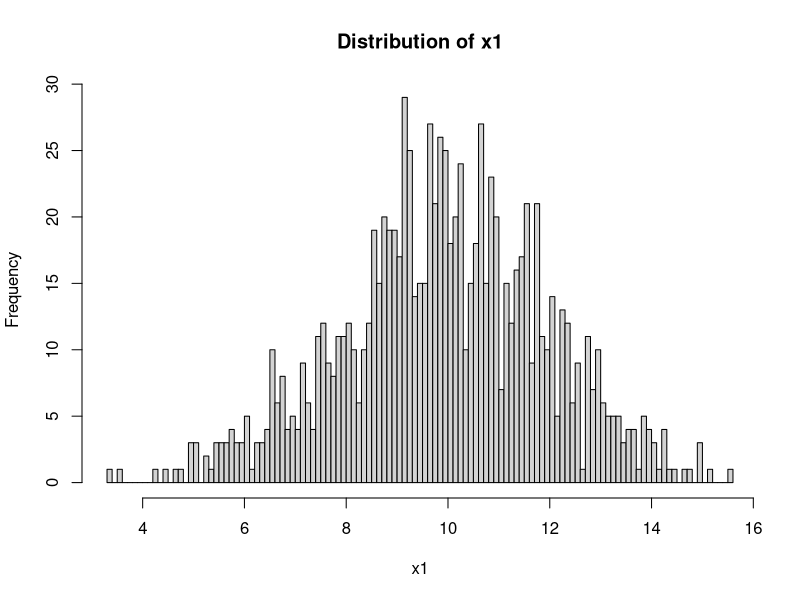
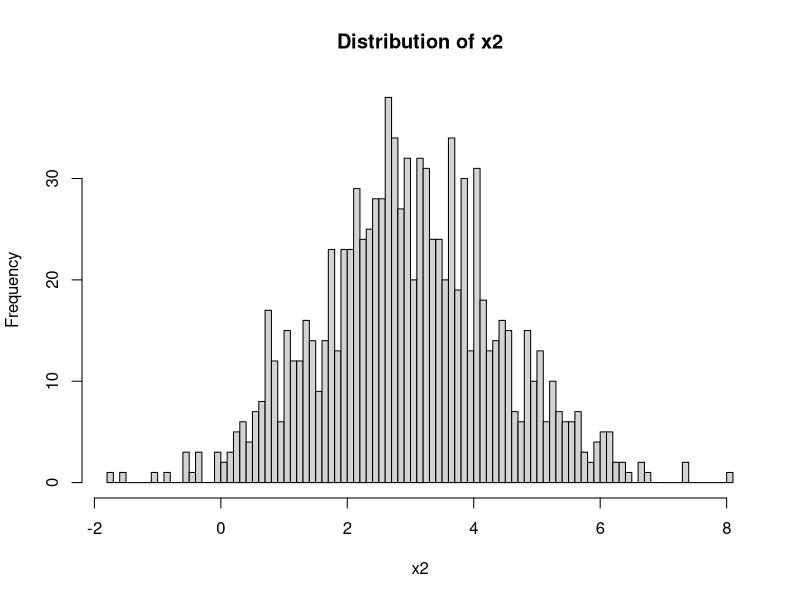
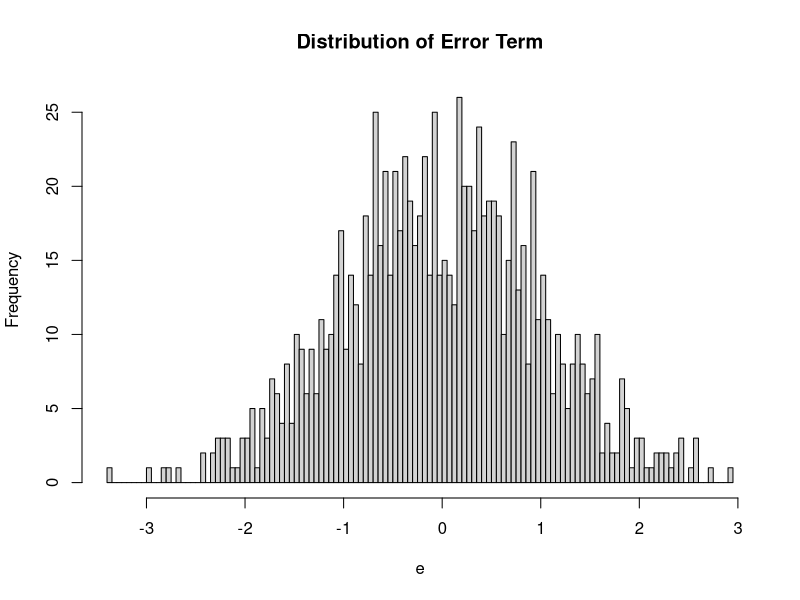
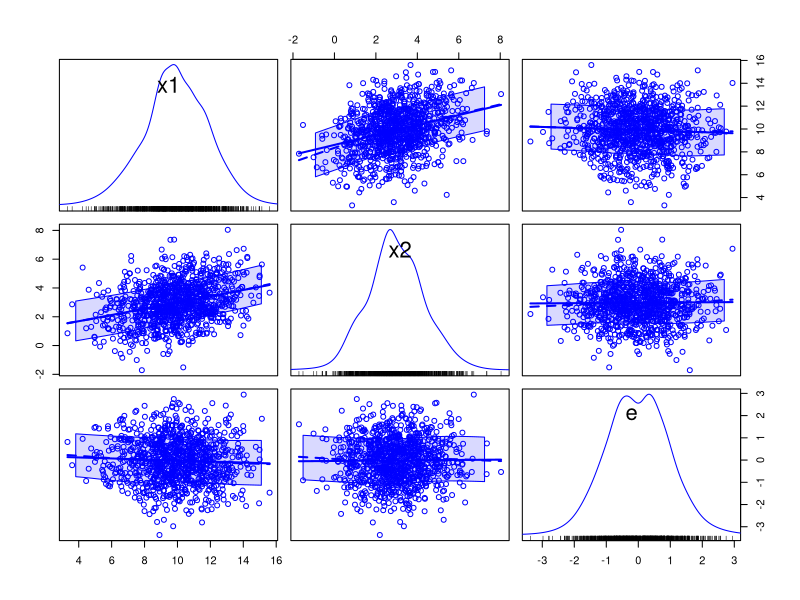
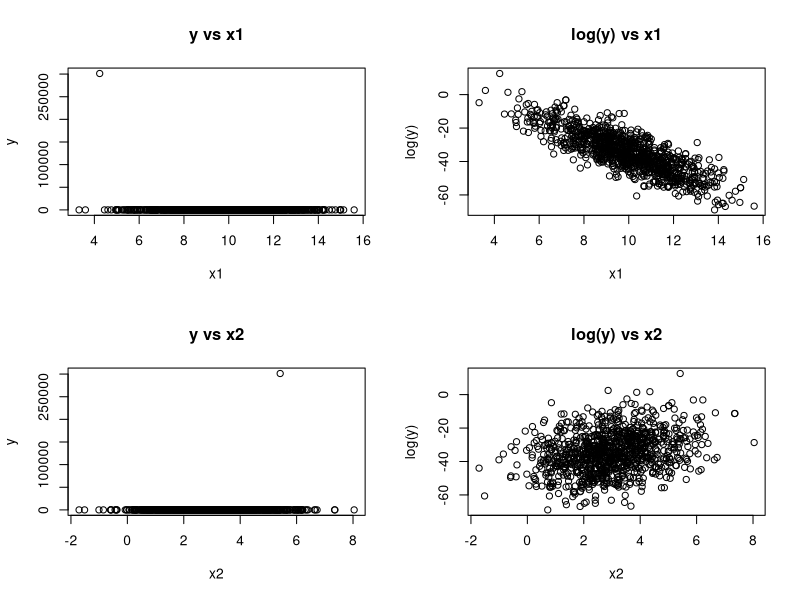
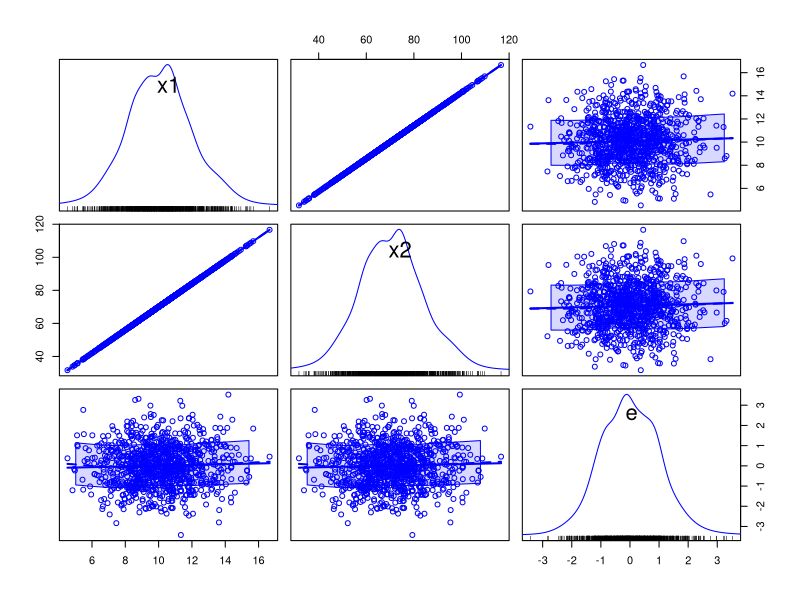
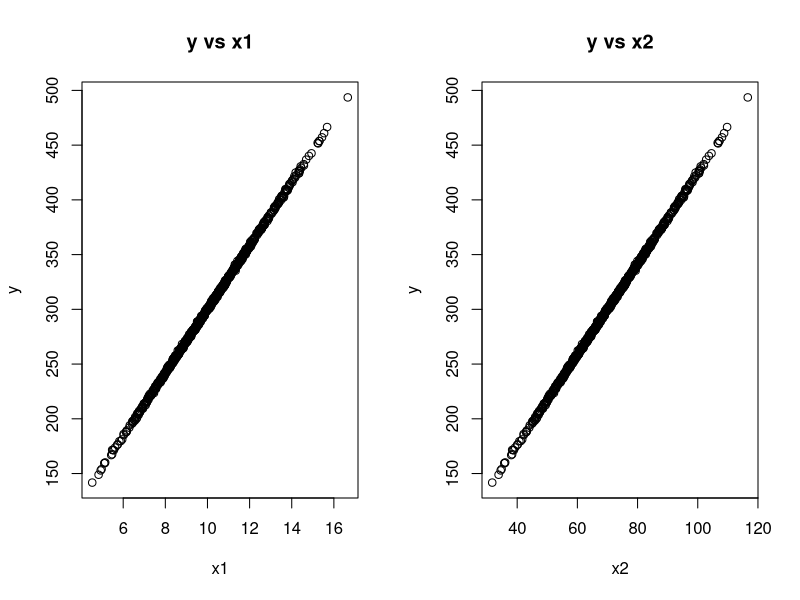
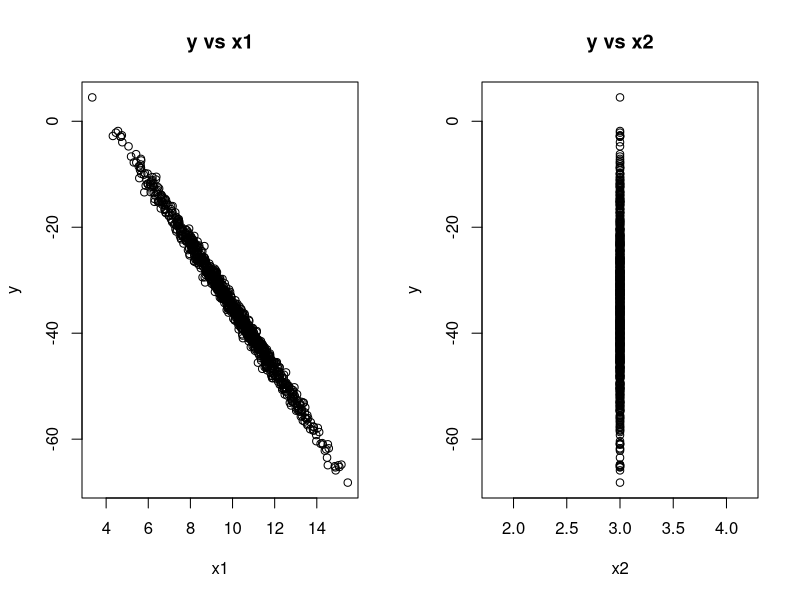

Here is the R script that generated these plots, in order:
# ======================================================================
# BIAS AND EFFICIENCY ILLUSTRATION - GAUSS MARKOV THEOREM
# ======================================================================

# This program illustrates bias and efficiency issues when Gauss-Markov assumptions fail
# Key concepts:
# - Bias: deviation of expected value of sample parameter estimate from "true" population parameter
# - Efficiency: the variance of the sample parameter estimate should be as small as possible
# - Consistency: distribution of sample parameter estimate should converge to population as n increases

# --------------------- SETUP AND PACKAGE LOADING ----------------------
# Load required packages
# install.packages("MASS")  # Uncomment to install if needed
library(MASS)               # For multivariate normal distribution
# install.packages("car")   # Uncomment to install if needed
library(car)                # For scatterplot matrices

# ---------------------- GAUSS-MARKOV THEOREM -------------------------
# OLS is Best (lowest variance) Linear Unbiased Estimator (BLUE) IF:
# 1. True model linear in parameters and residuals: y = b0 + b1*x1 + b2*x2 + e
# 2. X variables (right hand side) are not constants or perfectly correlated
# 3. Residuals "e" have constant variance (homoskedasticity vs. heteroskedastic)
# 4. Residuals "e" are uncorrelated with each other (no peer effects, no serial correlation)
# 5. All X variables are uncorrelated with the residual e (no endogeneity)

# In each case we will run linear regression y = b0 + b1*x1 + b2*x2 + e
# but the "true" model or "data generating process" will violate an assumption

# ================ PART 1: TRUE MODEL IS NOT LINEAR ================

# Set seed for reproducibility
set.seed(826)

# Create covariance matrix for x1, x2, and e 
covariance_matrix <- matrix(c(4,1,0,1,2,0,0,0,1), 3, 3)
covariance_matrix  # Notice e does not covary with x1 or x2 (assumption 5) 
                   # Also x1 and x2 can covary, but not perfectly (assumption 2)

# Define mean vector for x1, x2, and e
mean_vector <- c(10, 3, 0)

# Generate multivariate normal data
simulated_data <- mvrnorm(n=1000, mu=mean_vector, Sigma=covariance_matrix)

# Assign column names and convert to data frame
colnames(simulated_data) <- c("x1", "x2", "e")
simulated_data <- as.data.frame(simulated_data)
head(simulated_data)

# Visualize the distributions
hist(simulated_data$x1, breaks = 100, main="Distribution of x1", 
     xlab="x1", ylab="Frequency")
hist(simulated_data$x2, breaks = 100, main="Distribution of x2",
     xlab="x2", ylab="Frequency") 
hist(simulated_data$e, breaks = 100, main="Distribution of Error Term",
     xlab="e", ylab="Frequency")

# Check sample covariance and correlation matrices
cov(simulated_data)
cor(simulated_data)

# Create scatterplot matrix
scatterplotMatrix(simulated_data)

# Generate non-linear outcome variable
outcome_y <- exp(10 - 6*simulated_data$x1 + 5*simulated_data$x2 + simulated_data$e)
# Note: log(y) is linear in parameters and residual, but y is not

# Plot relationships
par(mfrow=c(2,2))
plot(simulated_data$x1, outcome_y, main="y vs x1", xlab="x1", ylab="y")
plot(simulated_data$x1, log(outcome_y), main="log(y) vs x1", xlab="x1", ylab="log(y)")
plot(simulated_data$x2, outcome_y, main="y vs x2", xlab="x2", ylab="y")
plot(simulated_data$x2, log(outcome_y), main="log(y) vs x2", xlab="x2", ylab="log(y)")
par(mfrow=c(1,1))

# Run linear regression (will be biased due to non-linearity)
model_misspecified <- lm(outcome_y ~ x1 + x2, data=simulated_data)
summary(model_misspecified)

# Run correct model with log transformation
model_correct <- lm(log(outcome_y) ~ x1 + x2, data=simulated_data)
summary(model_correct)
# Note how coefficients in log model are close to true values: 10, -6, 5

# ================ PART 2: PERFECT MULTICOLLINEARITY ================

# Set seed for reproducibility
set.seed(826)

# Create covariance matrix for x1 and e
covariance_matrix <- matrix(c(4,0,0,1), 2, 2)
covariance_matrix  # Notice e does not covary with x1 (assumption 5)

# Define mean vector for x1 and e
mean_vector <- c(10, 0)

# Generate multivariate normal data
simulated_data <- mvrnorm(n=1000, mu=mean_vector, Sigma=covariance_matrix)

# Create x2 as perfect multiple of x1 (violates assumption 2)
x2_values <- 7 * simulated_data[,1]
simulated_data <- as.data.frame(cbind(simulated_data[,1], x2_values, simulated_data[,2]))

# Assign column names
colnames(simulated_data) <- c("x1", "x2", "e")
head(simulated_data)

# Check sample covariance and correlation
cov(simulated_data)
cor(simulated_data)

# Create scatterplot matrix
scatterplotMatrix(simulated_data)

# Generate linear outcome variable
outcome_y <- 10 - 6*simulated_data$x1 + 5*simulated_data$x2 + simulated_data$e
# Note: y is linear in parameters (satisfies assumption 1)

# Plot relationships
par(mfrow=c(1,2))
plot(simulated_data$x1, outcome_y, main="y vs x1", xlab="x1", ylab="y")
plot(simulated_data$x2, outcome_y, main="y vs x2", xlab="x2", ylab="y")
par(mfrow=c(1,1))

# Run linear regression with perfect multicollinearity
# Note: Some stats packages will not produce output due to perfect correlation
model_multicollinear <- lm(outcome_y ~ x1 + x2, data=simulated_data)
summary(model_multicollinear)
# Why an intercept of 10 and coefficient of 29? Because -6 + 5*7 = 29

# Demonstrate that intercept-only model works (intercept can be constant)
mean(outcome_y)
summary(lm(outcome_y ~ 1))

# CASE: CONSTANT VARIABLE
# Set seed for reproducibility
set.seed(826)

# Covariance matrix with x2 having zero variance (constant)
covariance_matrix <- matrix(c(4,0,0,0,0,0,0,0,1), 3, 3)
covariance_matrix  # Notice e does not covary with x1 or x2 (assumption 5)
                   # But x2 has no variance (violates assumption 2)

# Define mean vector
mean_vector <- c(10, 3, 0)

# Generate data
simulated_data <- mvrnorm(n=1000, mu=mean_vector, Sigma=covariance_matrix)

# Assign column names and convert to data frame
colnames(simulated_data) <- c("x1", "x2", "e")
simulated_data <- as.data.frame(simulated_data)
head(simulated_data)

# Check sample statistics
cov(simulated_data)
cor(simulated_data)
#scatterplotMatrix(simulated_data)

# Generate linear outcome
outcome_y <- 10 - 6*simulated_data$x1 + 5*simulated_data$x2 + simulated_data$e
par(mfrow=c(1,2))
plot(simulated_data$x1, outcome_y, main="y vs x1", xlab="x1", ylab="y")
plot(simulated_data$x2, outcome_y, main="y vs x2", xlab="x2", ylab="y")
par(mfrow=c(1,1))

# Run linear regression
model_constant <- lm(outcome_y ~ x1 + x2, data=simulated_data)
summary(model_constant)
# Why an intercept of 25 and coefficient of -6? Because 10 + 5*3 = 25

# ================ PART 3: HETEROSKEDASTICITY ================

# Set seed for reproducibility
set.seed(826)

# Covariance matrix for x1 and x2
covariance_matrix <- matrix(c(4,1,1,2), 2, 2)
covariance_matrix       

# Define mean vector
mean_vector <- c(10, 3)

# Generate data for predictors
predictors <- mvrnorm(n=1000, mu=mean_vector, Sigma=covariance_matrix)

# Create two different error structures
# 1. Homoskedastic errors (constant variance)
homoskedastic_errors <- rnorm(n=1000, mean=0, sd=1)

# 2. Heteroskedastic errors (variance depends on x1 and x2)
error_variance <- (homoskedastic_errors^2) * (predictors[,1]^2 + predictors[,2]^2)
heteroskedastic_errors <- rnorm(n=1000, mean=0, sd=sqrt(error_variance))

# Create data frames for both cases
homoskedastic_data <- as.data.frame(cbind(predictors, homoskedastic_errors))
colnames(homoskedastic_data) <- c("x1", "x2", "e1")

heteroskedastic_data <- as.data.frame(cbind(predictors, heteroskedastic_errors))
colnames(heteroskedastic_data) <- c("x1", "x2", "e2")

# Visualize the data
scatterplotMatrix(homoskedastic_data)
scatterplotMatrix(heteroskedastic_data)

# Generate outcome variables
outcome_y1 <- 10 - 6*homoskedastic_data$x1 + 5*homoskedastic_data$x2 + homoskedastic_data$e1
outcome_y2 <- 10 - 6*heteroskedastic_data$x1 + 5*heteroskedastic_data$x2 + heteroskedastic_data$e2

# Plot outcomes
par(mfrow=c(1,2))
plot(homoskedastic_data$x1, outcome_y1, main="y1 (Homoskedastic) vs x1", 
     xlab="x1", ylab="y1")
plot(heteroskedastic_data$x1, outcome_y2, main="y2 (Heteroskedastic) vs x1", 
     xlab="x1", ylab="y2")
par(mfrow=c(1,1))

# Run linear regressions
model_homoskedastic <- lm(outcome_y1 ~ x1 + x2, data=homoskedastic_data)
summary(model_homoskedastic)

model_heteroskedastic <- lm(outcome_y2 ~ x1 + x2, data=heteroskedastic_data)
summary(model_heteroskedastic)
# Note differences in coefficient standard errors, residual std error, and R-squared

# ================ PART 4: SERIAL CORRELATION ================

# Set seed for reproducibility
set.seed(826)

# Covariance matrix for x1 and x2
covariance_matrix <- matrix(c(4,1,1,2), 2, 2)
covariance_matrix       

# Define mean vector
mean_vector <- c(10, 3)

# Generate data for predictors
predictors <- mvrnorm(n=1000, mu=mean_vector, Sigma=covariance_matrix)

# Create two different error structures
# 1. Independent errors (no serial correlation)
independent_errors <- rnorm(n=1000, mean=0, sd=1)

# 2. Serially correlated errors (AR(1) process)
correlated_errors <- arima.sim(model=list(ar=c(0.8)), n=1000, sd=1)

# Create data frames for both cases
independent_data <- as.data.frame(cbind(predictors, independent_errors))
colnames(independent_data) <- c("x1", "x2", "e1")

correlated_data <- as.data.frame(cbind(predictors, correlated_errors))
colnames(correlated_data) <- c("x1", "x2", "e2")

# Visualize the data
scatterplotMatrix(independent_data)
scatterplotMatrix(correlated_data)

# Generate outcome variables
outcome_y1 <- 10 - 6*independent_data$x1 + 5*independent_data$x2 + independent_data$e1
outcome_y2 <- 10 - 6*correlated_data$x1 + 5*correlated_data$x2 + correlated_data$e2

# Plot outcomes
par(mfrow=c(1,2))
plot(independent_data$x1, outcome_y1, main="y1 (Independent Errors) vs x1", 
     xlab="x1", ylab="y1")
plot(correlated_data$x1, outcome_y2, main="y2 (Correlated Errors) vs x1", 
     xlab="x1", ylab="y2")
par(mfrow=c(1,1))

# Run linear regressions
model_independent <- lm(outcome_y1 ~ x1 + x2, data=independent_data)
summary(model_independent)

model_correlated <- lm(outcome_y2 ~ x1 + x2, data=correlated_data)
summary(model_correlated)
# Note differences in standard errors and other statistics

# ================ PART 5: ENDOGENEITY ================

# CASE 5a: DIRECT CORRELATION BETWEEN X AND ERROR
# Set seed for reproducibility
set.seed(826)

# Create a random positive definite covariance matrix
n <- 3
random_matrix <- matrix(runif(n^2)*2-1, ncol=n) 
covariance_matrix <- t(random_matrix) %*% random_matrix
covariance_matrix  # Notice e covaries with x1 and x2 (violates assumption 5)

# Define mean vector
mean_vector <- c(10, 3, 0)

# Generate data
endogenous_data <- mvrnorm(n=1000, mu=mean_vector, Sigma=covariance_matrix)

# Assign column names and convert to data frame
colnames(endogenous_data) <- c("x1", "x2", "e1")
endogenous_data <- as.data.frame(endogenous_data)
head(endogenous_data)

# Visualize the data
hist(endogenous_data$x1, breaks = 100, main="Distribution of x1", 
     xlab="x1", ylab="Frequency")
hist(endogenous_data$x2, breaks = 100, main="Distribution of x2",
     xlab="x2", ylab="Frequency")
hist(endogenous_data$e1, breaks = 100, main="Distribution of Error Term",
     xlab="e1", ylab="Frequency")

# Sample statistics
cov(endogenous_data)
cor(endogenous_data)
scatterplotMatrix(endogenous_data)

# Generate outcome variable
outcome_y1 <- 10 - 6*endogenous_data$x1 + 5*endogenous_data$x2 + endogenous_data$e1

# Plot relationships
par(mfrow=c(1,2))
plot(endogenous_data$x1, outcome_y1, main="y vs x1", xlab="x1", ylab="y")
plot(endogenous_data$x2, outcome_y1, main="y vs x2", xlab="x2", ylab="y")
par(mfrow=c(1,1))

# Run linear regression with endogenous variables
model_endogenous <- lm(outcome_y1 ~ x1 + x2, data=endogenous_data)
summary(model_endogenous)
# Note: Coefficient estimates are biased (differ from true values -6 and 5)

# CASE 5b: OMITTED VARIABLE BIAS
# Set seed for reproducibility
set.seed(826)

# Covariance matrix for x1, x2, and e
covariance_matrix <- matrix(c(4,1,0,1,2,0,0,0,1), 3, 3)
covariance_matrix  # e does not covary with x1 or x2 (satisfies assumption 5)

# Define mean vector
mean_vector <- c(10, 3, 0)

# Generate data
complete_data <- mvrnorm(n=1000, mu=mean_vector, Sigma=covariance_matrix)

# Assign column names and convert to data frame
colnames(complete_data) <- c("x1", "x2", "e")
complete_data <- as.data.frame(complete_data)

# Generate outcome variable
outcome_y2 <- 10 - 6*complete_data$x1 + 5*complete_data$x2 + complete_data$e

# Run correct regression with both variables
model_complete <- lm(outcome_y2 ~ x1 + x2, data=complete_data)
summary(model_complete)

# Run regression with omitted variable x1
model_omit_x1 <- lm(outcome_y2 ~ x2, data=complete_data)
summary(model_omit_x1)

# Run regression with omitted variable x2
model_omit_x2 <- lm(outcome_y2 ~ x1, data=complete_data)
summary(model_omit_x2)
# Note: Coefficients are biased due to omitted variable bias when x1 and x2 covary

# CASE 5c: AUTOCORRELATED DEPENDENT VARIABLE
# Set seed for reproducibility
set.seed(826)

# Generate an autocorrelated error term (AR(1) process)
ar_errors <- arima.sim(model=list(ar=c(0.8)), n=999, sd=1)

# Generate an autocorrelated dependent variable
ar_outcome <- numeric(1000)
ar_outcome[1] <- rnorm(n=1, mean=10, sd=1)  # Initial value

# Generate AR(1) process: y_t = 10 + 0.4*y_{t-1} + e_t
for(i in 2:1000) {
  ar_outcome[i] <- 10 + 0.4*ar_outcome[i-1] + ar_errors[i-1]
}

# Estimate AR(1) model
arima(ar_outcome, order=c(1,0,0))